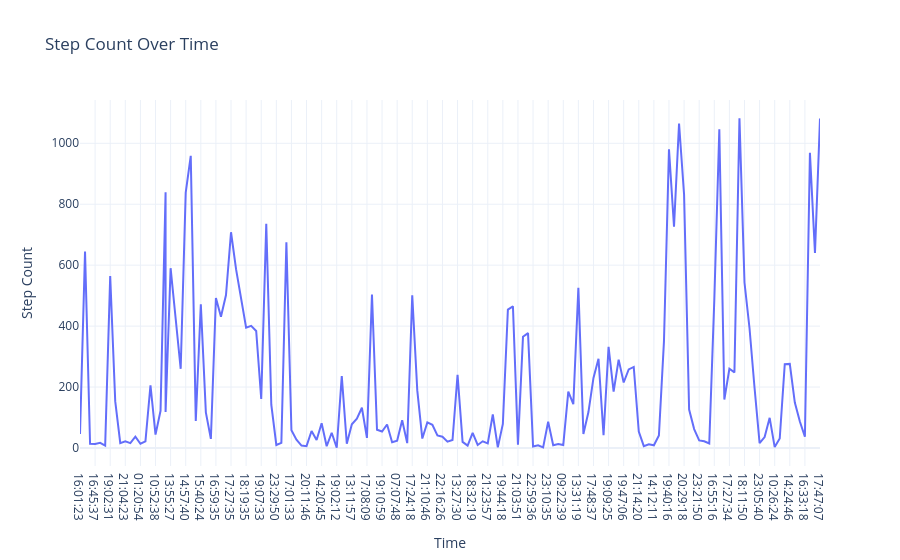

Notebook cell for this chart:
### Code cell
# Step Count Over Time
fig1 = px.line(data, x="Time",
               y="Step Count",
               title="Step Count Over Time")
fig1.show()

### Figure 1 — Plotly figure (JSON) as saved in the notebook; plotly's stock layout.template omitted (floating-point values rounded to 4 significant figures; data arrays with more than 128 entries replaced by an {"elided": "..."} marker saying what was removed)
{"data": [{"hovertemplate": "Time=%{x}<br>Step Count=%{y}<extra></extra>", "legendgroup": "", "line": {"color": "#636efa", "dash": "solid"}, "marker": {"symbol": "circle"}, "mode": "lines", "name": "", "orientation": "v", "showlegend": false, "type": "scatter", "x": {"elided": "149 str values"}, "xaxis": "x", "y": {"elided": "149 int values"}, "yaxis": "y"}], "layout": {"autosize": true, "legend": {"tracegroupgap": 0}, "title": {"text": "Step Count Over Time"}, "xaxis": {"anchor": "y", "autorange": true, "domain": [0, 1], "range": [0, 147], "title": {"text": "Time"}, "type": "category"}, "yaxis": {"anchor": "x", "autorange": true, "domain": [0, 1], "range": [-59.06, 1142.0], "title": {"text": "Step Count"}, "type": "linear"}}}
